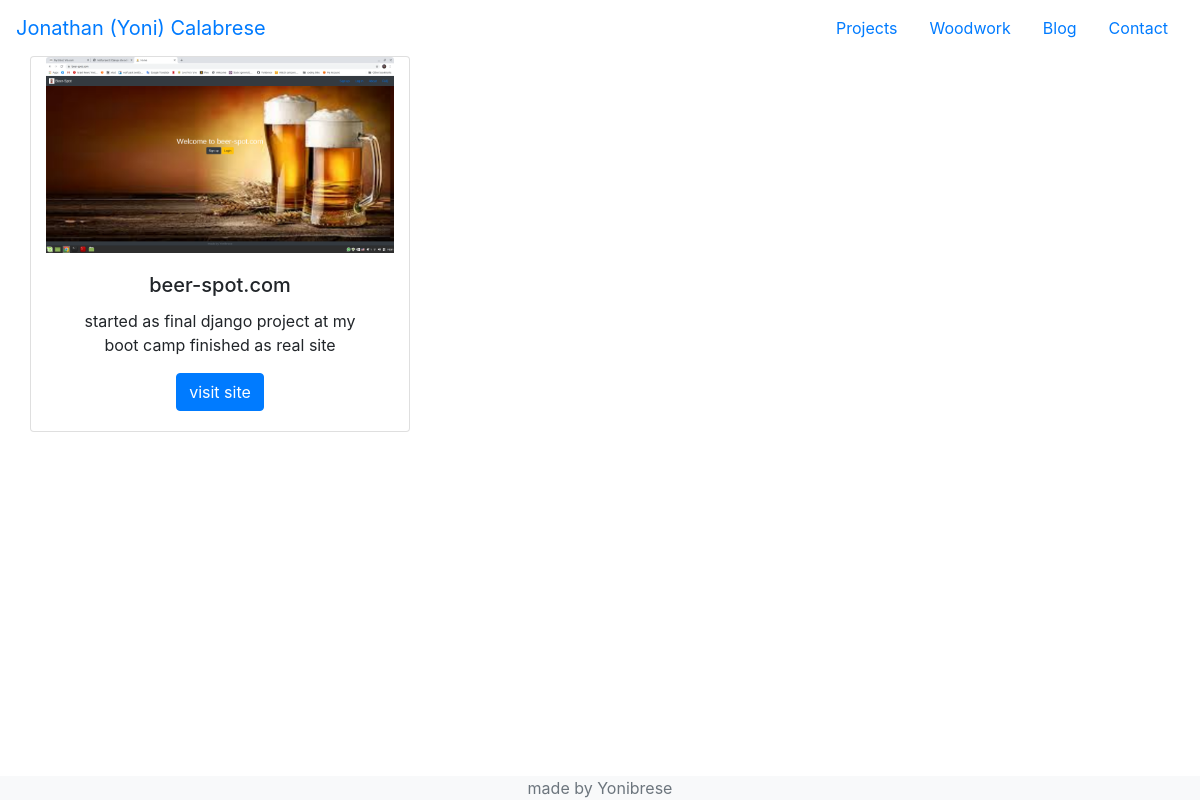
Before: /web/gallery/ with the older database file.
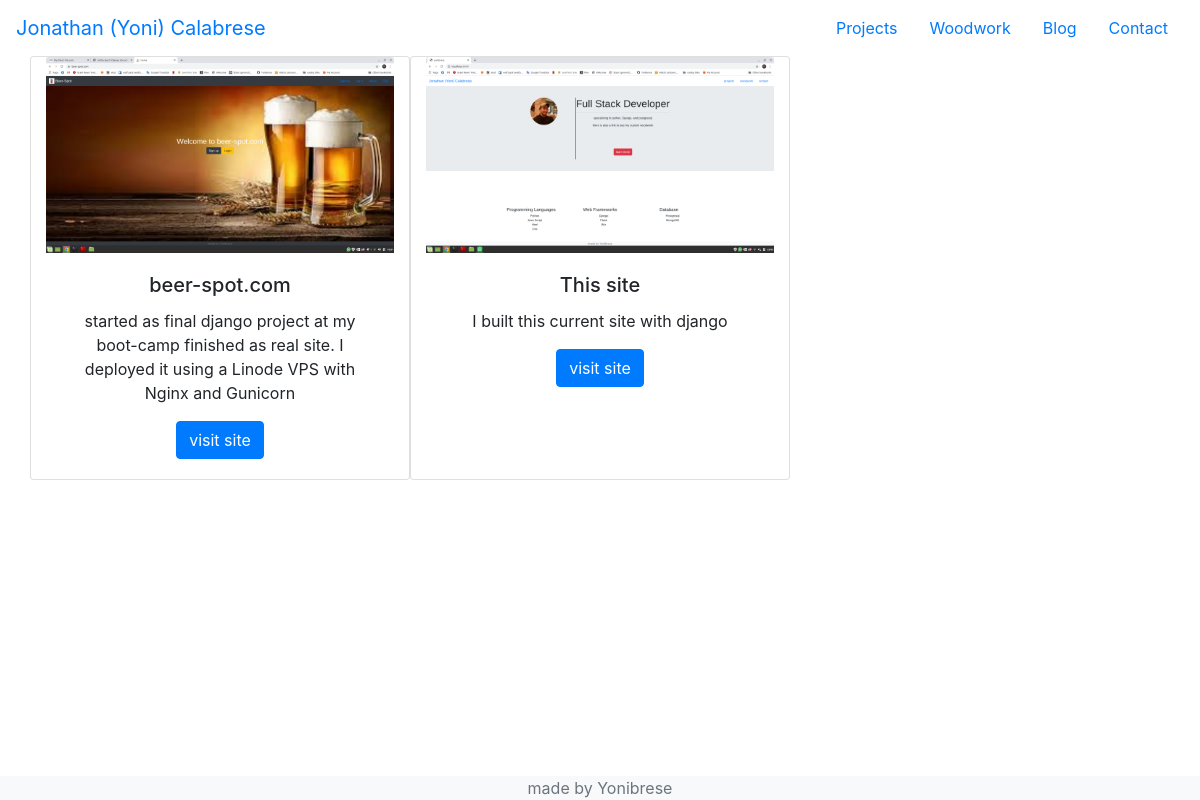
After: the same page with the newer database file.
### projects/models.py (models this page shows)
class Project(models.Model):
    name = models.CharField(max_length=100)
    screen_shot = models.ImageField(upload_to='projects/images/%Y/%m/%d', null=True, blank=True)
    url = models.URLField(max_length=200, null=True, blank=True)
    description = models.TextField(null=True)

### projects/views.py (the view)
# urls.py: path('gallery/', views.web_projects, name='web_p')
def web_projects(request):
    projects = models.Project.objects.all()
    return render(request, 'projects/web_projects.html', {'projects': projects})

### projects/templates/projects/web_projects.html (shortened to what this page needs)
{% extends 'base.html' %}
{% block content %}
<div class="container">
    <div class="row">
        {% for project in projects %}
        <div class="card text-center col-md-4">
            <img class="card-img-top" src="{{project.screen_shot.url}}">
            <div class="card-body">
                <h5 class="card-title">{{ project.name }}</h5>
                <p class="card-text">{{ project.description }}</p>
                <a href="{{ project.url }}" target="_blank" class="btn btn-primary">visit site</a>
            </div>
        </div>
        {% endfor %}
    </div>
</div>
{% endblock %}

### templates/base.html (shortened to what this page needs)
<!DOCTYPE html>
{% load static %}
<html lang="en">
<head>
    {% block css %}
    <link rel="stylesheet" href="https://stackpath.bootstrapcdn.com/bootstrap/4.3.1/css/bootstrap.min.css">
    <link rel="stylesheet" type="text/css" href="{% static 'style.css' %}">
    {% endblock %}
</head>
<body>
{% block nav %}
<div id="nav">
    <nav class="navbar">
        <a class="navbar-brand" href="{% url 'home' %}">
            Jonathan (Yoni) Calabrese
        </a>
        <nav class="nav justify-content-end">
            <a class="nav-link" href="{% url 'web_p' %}">Projects</a>
            <a class="nav-link" href="{% url 'wood_g' %}">Woodwork</a>
            <a class="nav-link" href="{% url 'blog' %}">Blog</a>
            <a class="nav-link" href="{% url 'contact' %}">Contact</a>
        </nav>
    </nav>
</div>
{% endblock %}
{% block content %}
{% endblock %}
<footer class="page-footer fixed-bottom bg-light">
    <div class="footer text-muted text-center">
        made by Yonibrese
    </div>
</footer>
</body>
</html>

Changed rows visible on the page:
changed Project "beer-spot.com": description "started as final django project at my boot camp finished as real site" → "started as final django project at my boot-camp finished as real site. I deployed it using a Linode VPS with Nginx and Gunicorn"
added Project: screen_shot (picture), name "This site", description "I built this current site with django"
